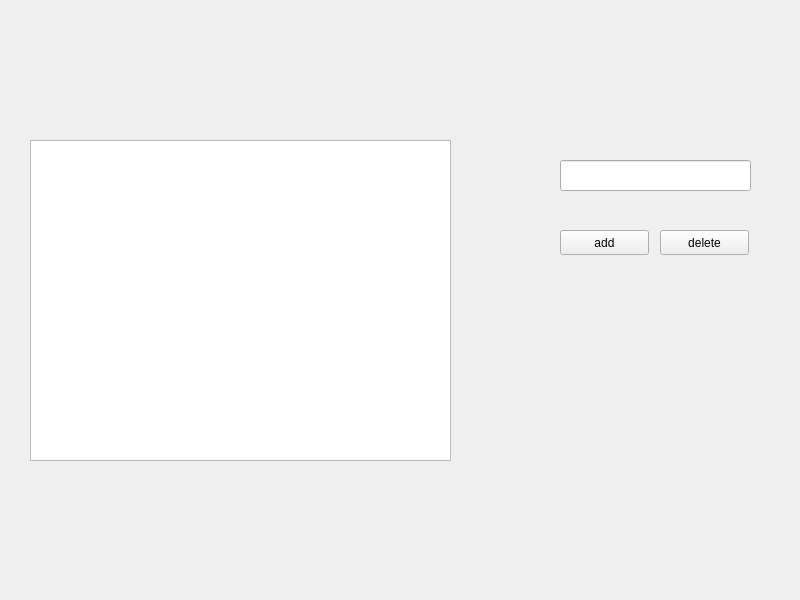
<?xml version="1.0" encoding="UTF-8"?>
<ui version="4.0">
 <class>Widget</class>
 <widget class="QWidget" name="Widget">
  <property name="geometry">
   <rect>
    <x>0</x>
    <y>0</y>
    <width>800</width>
    <height>600</height>
   </rect>
  </property>
  <property name="windowTitle">
   <string>Widget</string>
  </property>
  <widget class="QListWidget" name="listWidget">
   <property name="geometry">
    <rect>
     <x>30</x>
     <y>140</y>
     <width>421</width>
     <height>321</height>
    </rect>
   </property>
  </widget>
  <widget class="QLineEdit" name="lineEdit">
   <property name="geometry">
    <rect>
     <x>560</x>
     <y>160</y>
     <width>191</width>
     <height>31</height>
    </rect>
   </property>
  </widget>
  <widget class="QPushButton" name="pushButton_add">
   <property name="geometry">
    <rect>
     <x>560</x>
     <y>230</y>
     <width>89</width>
     <height>25</height>
    </rect>
   </property>
   <property name="text">
    <string>add</string>
   </property>
  </widget>
  <widget class="QPushButton" name="pushButton_delete">
   <property name="geometry">
    <rect>
     <x>660</x>
     <y>230</y>
     <width>89</width>
     <height>25</height>
    </rect>
   </property>
   <property name="text">
    <string>delete</string>
   </property>
  </widget>
 </widget>
 <resources/>
 <connections/>
</ui>
